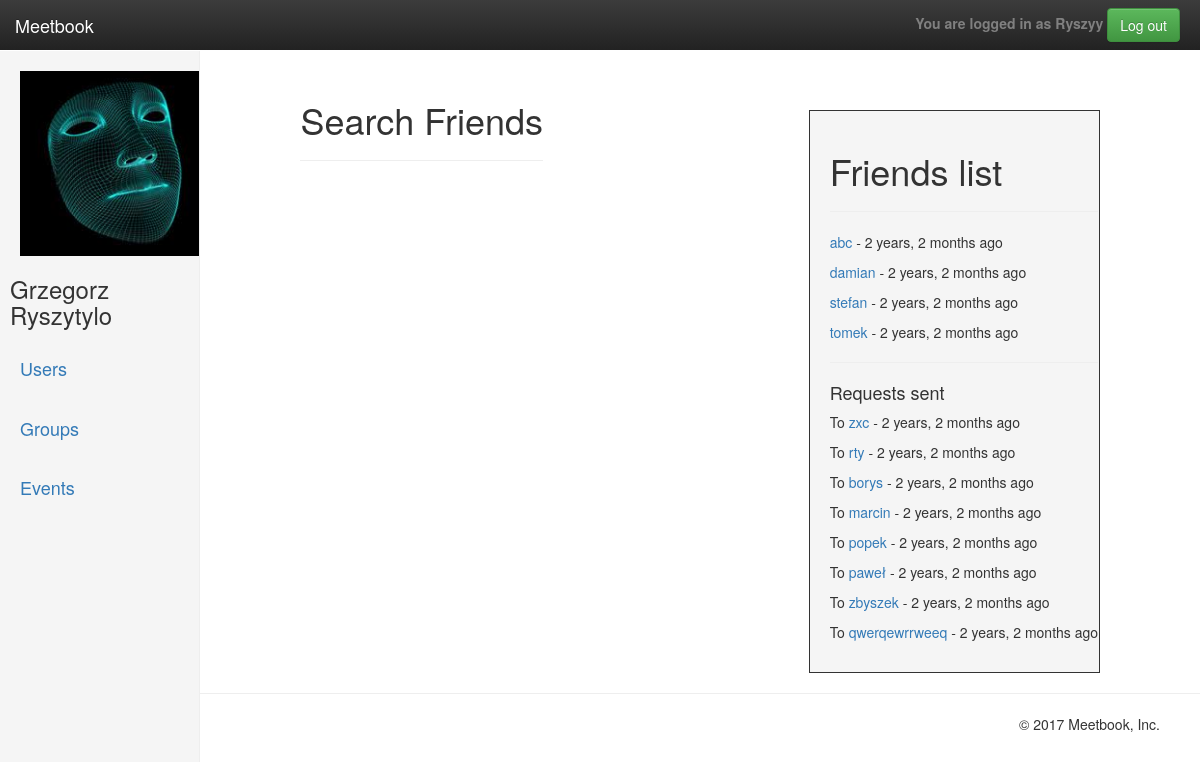
The app's page /users_list (signed in), older data.
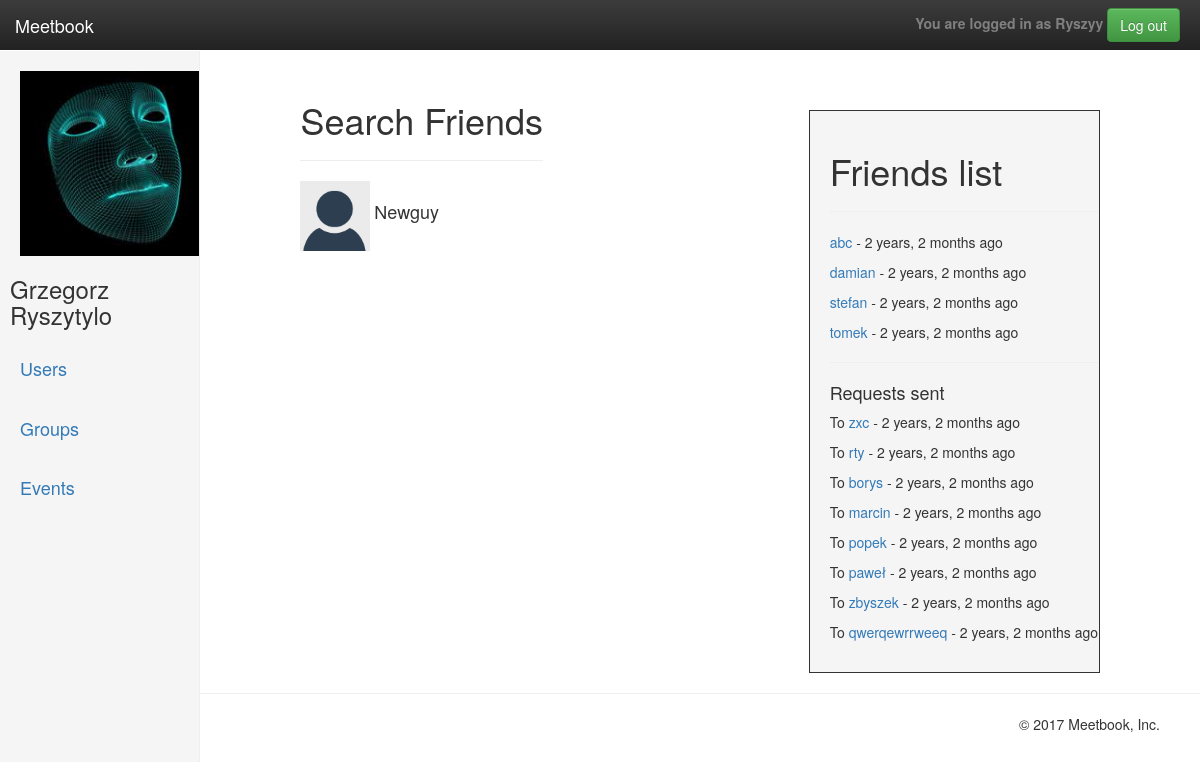
The same page, newer data.
### profiles/models.py (models this page shows, shortened)
class UserProfile(models.Model):
    user_auth = models.OneToOneField(User, primary_key=True, on_delete=models.CASCADE)
    location = models.ForeignKey(Location, null=True, blank=True, on_delete=models.CASCADE)
    slug = models.SlugField(blank=True)
    picture = models.ImageField(upload_to=upload_location, null=True, blank=True)
    friends = models.ManyToManyField('self',
                                     blank=True)
    pending = models.ManyToManyField('self',
                                     blank=True,
                                     through="Invite",
                                     through_fields=('r_to', 'r_from'),
                                     symmetrical=False)
    bio = models.TextField(blank=True, null=True)
    time = models.ManyToManyField("profiles.FreeTime",
                                  blank=True)
    def __str__(self):
        return self.user_auth.username

class Invite(models.Model):
    r_from = models.ForeignKey(UserProfile, blank=True, related_name="r_from")
    r_to = models.ForeignKey(UserProfile, blank=True, related_name="r_to")
    when = models.DateTimeField(auto_now=True)
    class Meta:
        unique_together = ['r_from', 'r_to']

### profiles/views/cbv/user_crud.py (the view)
# urls.py: url(r'^users_list$', UsersList.as_view(), name="users_list"),
class UsersList(ListView):
    model = UserProfile
    template_name = 'users_list.html'
    context_object_name = 'users_list'
    def get_context_data(self, **kwargs):
        context = super(UsersList, self).get_context_data(**kwargs)
        profile = UserProfile.objects.get(user_auth=self.request.user)
        context['profile'] = profile
        req_sent = Invite.objects.filter(r_from=profile)
        context['req_sent'] = req_sent
        users_list = UserProfile.objects.all()
        for f in profile.friends.all():
            users_list = users_list.exclude(user_auth=f)
        users_list = users_list.exclude(user_auth=self.request.user)
        for f in req_sent:
            other = f.r_to
            users_list = users_list.exclude(user_auth=other)
        context['users_list'] = users_list
        return context

### templates/users_list.html (shortened to what this page needs)
{% extends "basebase.html" %}
{% load crispy_forms_tags %}
{% load humanize %}
{% block sidepicture %}
	{% if user.is_authenticated %}
		{% if profile.picture %}
			<a href="{% url 'user_detail' user.username %}"><img src="{{ profile.picture.url }}" width="185" height="185"></a>
		{% else %}
			<a href="{% url 'user_detail' user.username %}"><img src="\media\default\defaultuser.png" width="185" height="185"></a>
		{% endif %}
	{% endif %}
{% endblock %}
{% block content %}
	<div class="col-md-12 col-md-offset-2">
		<h1>Search Friends</h1>
		<hr>
		<ul style="padding-left: 0px;list-style-type: none; float: left">
			{% for userq in users_list %}
				<li><a href="{% url 'user_detail' userq.slug %}">
					{% if userq.picture %}
						<img src="{{ userq.picture.url }}" width="70" height="70">
					{% else %}
						<img src="/media/default/defaultuser.png" width="70" height="70">
					{% endif %}
				</a>
				{% if userq.user_auth.first_name and userq.user_auth.last_name %}
					<h4 style="display: inline">{{ userq.user_auth.first_name }} {{ userq.user_auth.last_name }}</h4>
				{% else %}
					<h4 style="display: inline">{{ userq.user_auth|capfirst }}</h4>
				{% endif %}
			</li>
			<br>
		{% endfor %}
	</ul>
</div>
{% endblock %}
{% block friends %}
{% if user.is_authenticated %}
	<div style="margin-top: 60px; margin-right: 100px; float: right; padding: 20px ;padding-right:1px;border-width: 1px;border-style: solid;max-width: 300px;background-color: #f5f5f5;min-width: 250px;">
		<h1>Friends list </h1>
		<hr>
		{% for friend in profile.friends.all %}
			<p><a href="{% url 'user_detail' friend.slug %}">{{friend}}</a> - {{friend.user_auth.last_login|naturaltime}}</p>
		{% endfor %}
		<hr>
		{% if profile.pending %}
			<h4>Requests sent</h4>
			{% for req in req_sent %}
				<p>To <a href="{% url 'user_detail' req.r_to.slug %}">{{req.r_to}}</a> - {{req.when|naturaltime}}</p>
			{% endfor %}
		{% endif %}
	</div>
{% endif %}
{% endblock %}

Row changes from the older to the newer data that the page shows:
added UserProfile: user_auth "Newguy", shown under "Search Friends"
